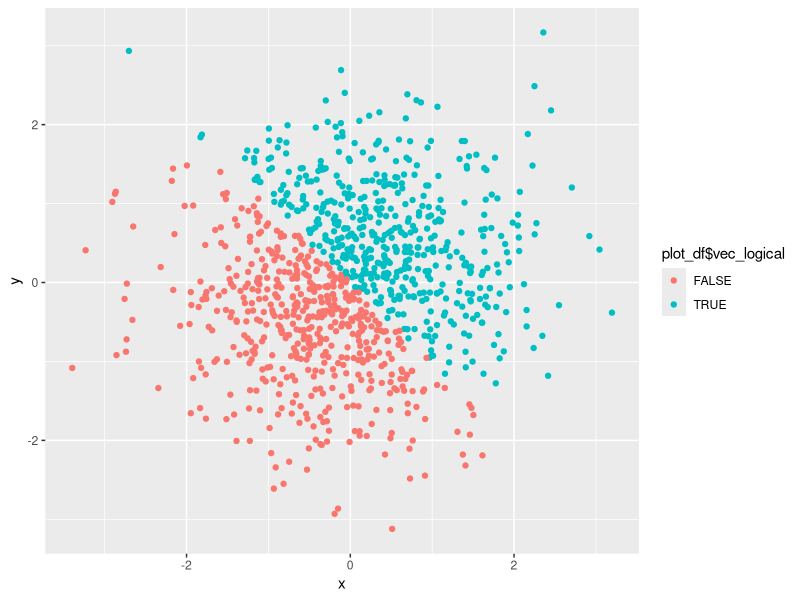
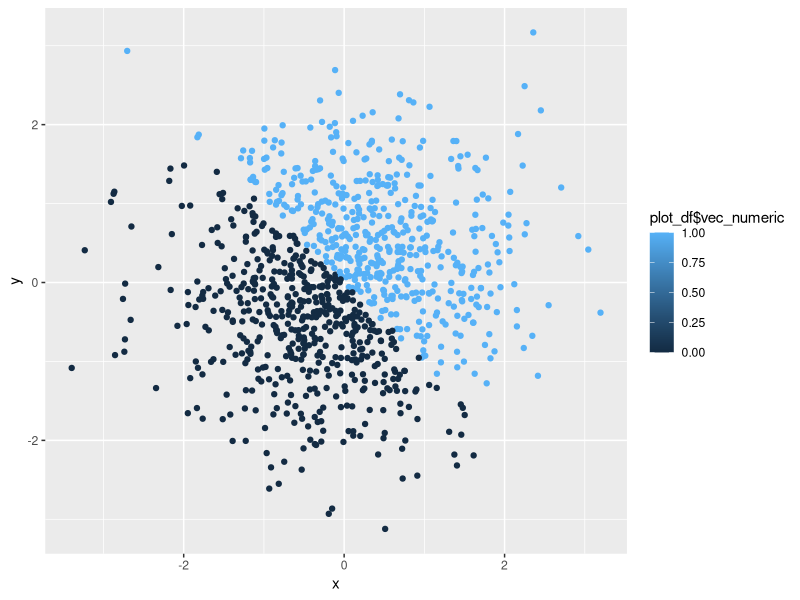
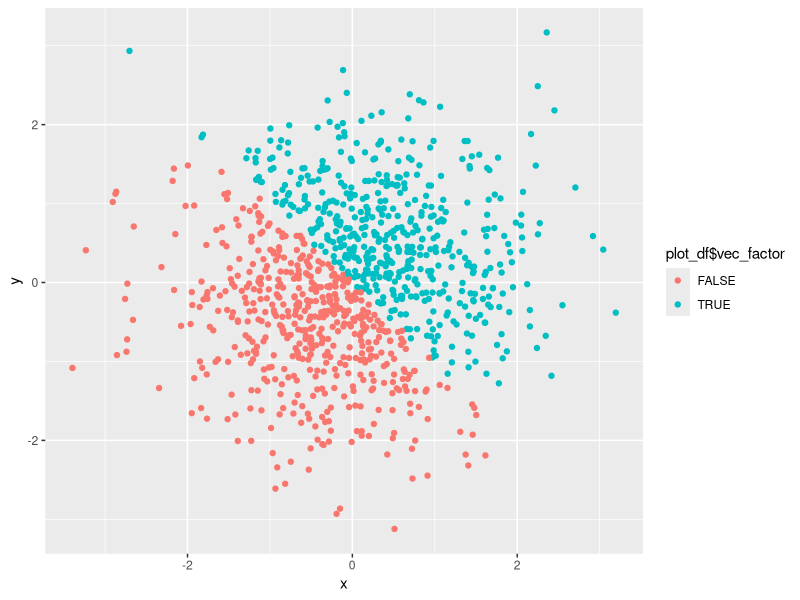
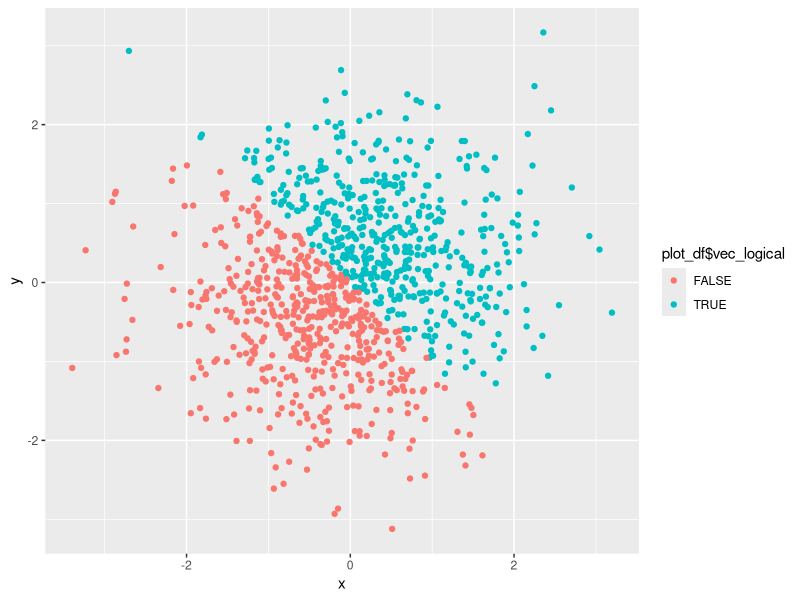
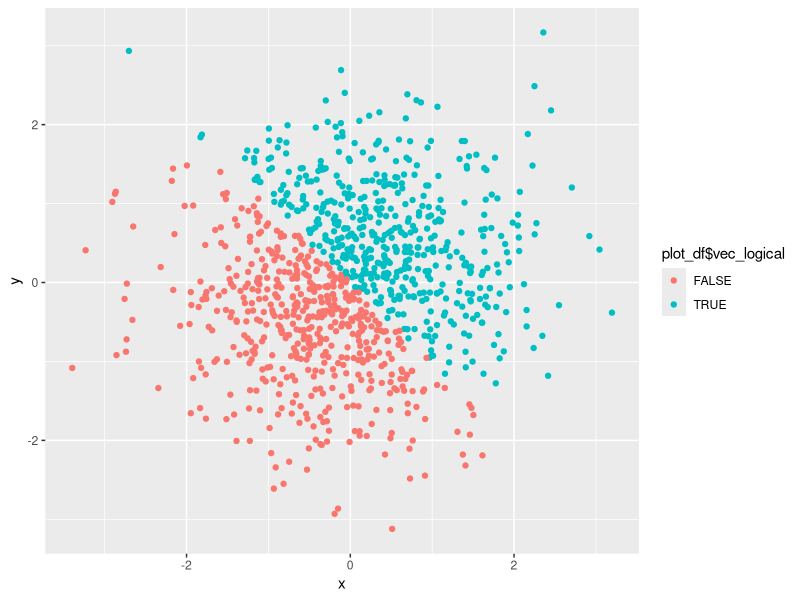

The R script that drew these images, in order:
## ---- chunk 1
getwd()
knitr::opts_chunk$set(echo = TRUE)
library(tidyverse)
library(scales)
## ---- chunk 2
set.seed(1234)
hw1_df = tibble(
  norm_samp = runif(10, min = 0, max = 5),
  vec_logical = c(FALSE,TRUE,TRUE,TRUE,TRUE,TRUE,FALSE,FALSE,TRUE,TRUE),
  vec_char = c("good","bad", "good","good","good","bad","good","good","good","bad"),
  vec_factor = factor(c("one","two","three","four","five","six","seven","eight","nine","ten"))
)
## ---- chunk 3
class(hw1_df$vec_char)
class(hw1_df$vec_factor)
## ---- chunk 4
mean(hw1_df$norm_samp)
mean(hw1_df$vec_logical)
mean(hw1_df$vec_char)
mean(hw1_df$vec_factor)
## ---- chunk 5
as.numeric(hw1_df$vec_logical)
as.numeric(hw1_df$vec_char)
as.numeric(hw1_df$vec_factor)
## ---- chunk 6
  x = rnorm(1000)
  y = rnorm(1000)
  vec_logical = x + y > 0
  
plot_df = tibble(
  x,
  y,
  vec_logical,
  vec_numeric = as.numeric(vec_logical),
  vec_factor = as.factor(vec_logical)
)
## ---- chunk 7
ggplot(plot_df, aes(x = x, y = y, color = plot_df$vec_logical)) + geom_point()
## ---- chunk 8
ggplot(plot_df, aes(x = x, y = y, color = plot_df$vec_numeric)) + geom_point()
## ---- chunk 9
ggplot(plot_df, aes(x = x, y = y, color = plot_df$vec_factor)) + geom_point()
## ---- chunk 10
ggplot(plot_df, aes(x = x, y = y, color = plot_df$vec_logical)) + geom_point()
ggsave("scatter_plot.pdf", height = 4, width = 6)
